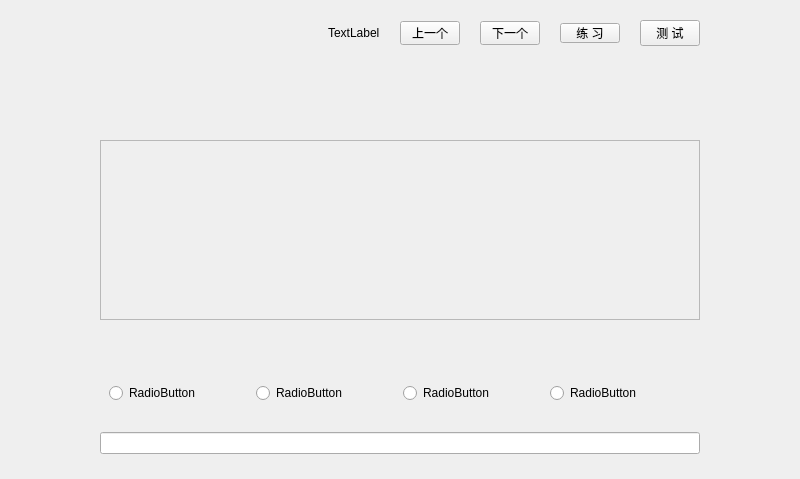
<?xml version="1.0" encoding="UTF-8"?>
<ui version="4.0">
 <class>CWordStudyWidget</class>
 <widget class="QWidget" name="CWordStudyWidget">
  <property name="geometry">
   <rect>
    <x>0</x>
    <y>0</y>
    <width>800</width>
    <height>479</height>
   </rect>
  </property>
  <property name="sizePolicy">
   <sizepolicy hsizetype="Expanding" vsizetype="Expanding">
    <horstretch>0</horstretch>
    <verstretch>0</verstretch>
   </sizepolicy>
  </property>
  <property name="minimumSize">
   <size>
    <width>800</width>
    <height>460</height>
   </size>
  </property>
  <property name="maximumSize">
   <size>
    <width>800</width>
    <height>479</height>
   </size>
  </property>
  <property name="windowTitle">
   <string>Form</string>
  </property>
  <layout class="QVBoxLayout" name="verticalLayout" stretch="0,0,0,0,2,0,0,0">
   <property name="spacing">
    <number>20</number>
   </property>
   <property name="leftMargin">
    <number>100</number>
   </property>
   <property name="topMargin">
    <number>20</number>
   </property>
   <property name="rightMargin">
    <number>100</number>
   </property>
   <item>
    <layout class="QHBoxLayout" name="horizontalLayout">
     <item>
      <spacer name="horizontalSpacer">
       <property name="orientation">
        <enum>Qt::Horizontal</enum>
       </property>
       <property name="sizeHint" stdset="0">
        <size>
         <width>40</width>
         <height>20</height>
        </size>
       </property>
      </spacer>
     </item>
     <item>
      <widget class="QLabel" name="labelMessage">
       <property name="text">
        <string>TextLabel</string>
       </property>
      </widget>
     </item>
     <item>
      <widget class="QPushButton" name="btnPre">
       <property name="enabled">
        <bool>true</bool>
       </property>
       <property name="sizePolicy">
        <sizepolicy hsizetype="Minimum" vsizetype="Minimum">
         <horstretch>0</horstretch>
         <verstretch>0</verstretch>
        </sizepolicy>
       </property>
       <property name="maximumSize">
        <size>
         <width>60</width>
         <height>24</height>
        </size>
       </property>
       <property name="text">
        <string>上一个</string>
       </property>
      </widget>
     </item>
     <item>
      <widget class="QPushButton" name="btnNext">
       <property name="sizePolicy">
        <sizepolicy hsizetype="Fixed" vsizetype="Fixed">
         <horstretch>0</horstretch>
         <verstretch>0</verstretch>
        </sizepolicy>
       </property>
       <property name="maximumSize">
        <size>
         <width>60</width>
         <height>24</height>
        </size>
       </property>
       <property name="text">
        <string>下一个</string>
       </property>
      </widget>
     </item>
     <item>
      <widget class="QPushButton" name="btnPratice">
       <property name="enabled">
        <bool>true</bool>
       </property>
       <property name="maximumSize">
        <size>
         <width>60</width>
         <height>20</height>
        </size>
       </property>
       <property name="text">
        <string>练 习</string>
       </property>
      </widget>
     </item>
     <item>
      <widget class="QPushButton" name="btnTest">
       <property name="maximumSize">
        <size>
         <width>60</width>
         <height>16777215</height>
        </size>
       </property>
       <property name="text">
        <string>测 试</string>
       </property>
      </widget>
     </item>
    </layout>
   </item>
   <item>
    <widget class="QLabel" name="labelWord">
     <property name="text">
      <string/>
     </property>
    </widget>
   </item>
   <item>
    <layout class="QHBoxLayout" name="horizontalLayout_2">
     <item>
      <widget class="QLabel" name="labelSoundmark">
       <property name="text">
        <string/>
       </property>
      </widget>
     </item>
     <item>
      <widget class="QLabel" name="labelPic">
       <property name="text">
        <string/>
       </property>
      </widget>
     </item>
     <item>
      <spacer name="horizontalSpacer_2">
       <property name="orientation">
        <enum>Qt::Horizontal</enum>
       </property>
       <property name="sizeHint" stdset="0">
        <size>
         <width>40</width>
         <height>20</height>
        </size>
       </property>
      </spacer>
     </item>
    </layout>
   </item>
   <item>
    <widget class="QScrollArea" name="scrollArea">
     <property name="minimumSize">
      <size>
       <width>0</width>
       <height>180</height>
      </size>
     </property>
     <property name="widgetResizable">
      <bool>true</bool>
     </property>
     <widget class="QWidget" name="scrollAreaWidgetContents">
      <property name="geometry">
       <rect>
        <x>0</x>
        <y>0</y>
        <width>598</width>
        <height>178</height>
       </rect>
      </property>
      <layout class="QFormLayout" name="formLayout">
       <item row="0" column="0" colspan="2">
        <widget class="QLabel" name="labelChinese">
         <property name="sizePolicy">
          <sizepolicy hsizetype="Expanding" vsizetype="Expanding">
           <horstretch>0</horstretch>
           <verstretch>0</verstretch>
          </sizepolicy>
         </property>
         <property name="text">
          <string/>
         </property>
        </widget>
       </item>
      </layout>
     </widget>
    </widget>
   </item>
   <item>
    <widget class="QLabel" name="labelDistortion">
     <property name="text">
      <string/>
     </property>
    </widget>
   </item>
   <item>
    <widget class="QWidget" name="rbs" native="true">
     <layout class="QHBoxLayout" name="horizontalLayout_3">
      <item>
       <widget class="QRadioButton" name="rb1">
        <property name="text">
         <string>RadioButton</string>
        </property>
       </widget>
      </item>
      <item>
       <widget class="QRadioButton" name="rb2">
        <property name="text">
         <string>RadioButton</string>
        </property>
       </widget>
      </item>
      <item>
       <widget class="QRadioButton" name="rb3">
        <property name="text">
         <string>RadioButton</string>
        </property>
       </widget>
      </item>
      <item>
       <widget class="QRadioButton" name="rb4">
        <property name="text">
         <string>RadioButton</string>
        </property>
       </widget>
      </item>
     </layout>
    </widget>
   </item>
   <item>
    <widget class="QLineEdit" name="lineEdit"/>
   </item>
   <item>
    <spacer name="verticalSpacer_2">
     <property name="orientation">
      <enum>Qt::Vertical</enum>
     </property>
     <property name="sizeHint" stdset="0">
      <size>
       <width>20</width>
       <height>40</height>
      </size>
     </property>
    </spacer>
   </item>
  </layout>
 </widget>
 <resources/>
 <connections/>
</ui>
